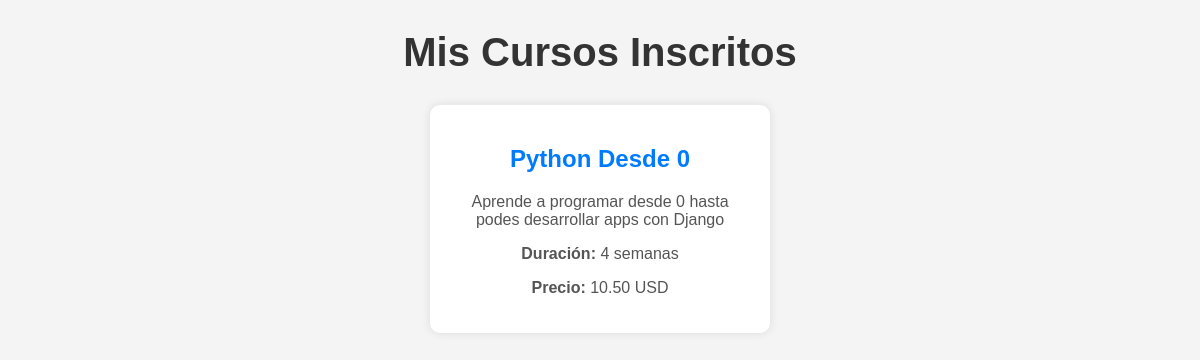
The app's page /courses/my-courses/ (signed in), older data.
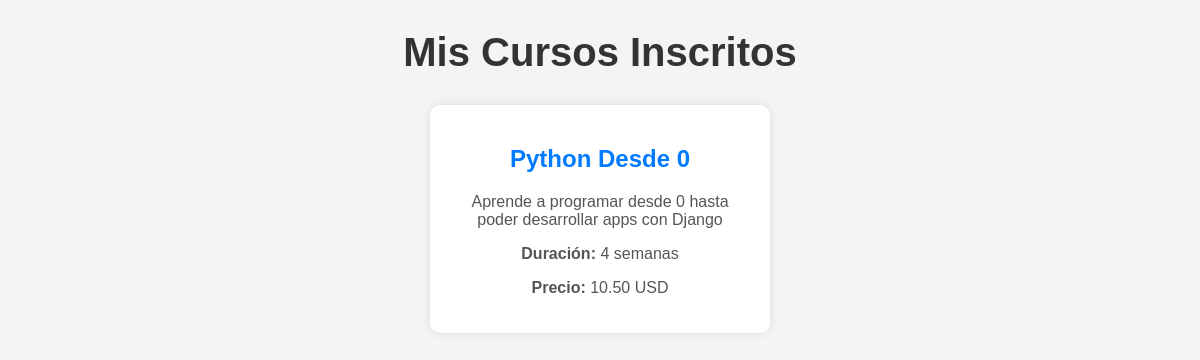
The same page, newer data.
### courses/models.py (models this page shows, shortened)
class Enrollment(models.Model):
    user = models.ForeignKey(settings.AUTH_USER_MODEL, on_delete=models.CASCADE)  # Usuario inscrito
    course = models.ForeignKey('Course', on_delete=models.CASCADE)  # Curso al que se inscribe
    enrolled_at = models.DateTimeField(auto_now_add=True)  # Fecha de inscripción

class Course(models.Model):
    title = models.CharField(max_length=200)# Nombre del curso
    description = models.TextField()# Descripción del curso
    price = models.DecimalField(max_digits=6, decimal_places=2, null=True, blank=True)# Precio opcional
    duration = models.CharField(max_length=50, null=True, blank=True) # Duración del curso (ejemplo: "4 semanas")
    created_at = models.DateTimeField(auto_now_add=True) # Fecha de creación

### courses/views.py (the view)
# urls.py: path('my-courses/', enrolled_courses, name='enrolled_courses'),
@login_required
def enrolled_courses(request):
    courses = Enrollment.objects.filter(user=request.user).select_related('course')
    return render(request, 'courses/enrolled_courses.html', {'courses': courses})

### courses/templates/courses/enrolled_courses.html (shortened to what this page needs)
{% load static %}
<!DOCTYPE html>
<html lang="es">
<head>
    <link rel="stylesheet" href="{% static 'css/courses.css' %}">
</head>
<body>
    <h1>Mis Cursos Inscritos</h1>
    {% if courses %}
        <div class="course-list">
            {% for enrollment in courses %}
            <div class="course-card">
                <h2>{{ enrollment.course.title }}</h2>
                <p>{{ enrollment.course.description }}</p>
                <p><strong>Duración:</strong> {{ enrollment.course.duration }}</p>
                <p><strong>Precio:</strong> {{ enrollment.course.price }} USD</p>
            </div>
            {% endfor %}
        </div>
    {% else %}
        <p>No estás inscrito en ningún curso aún.</p>
        <p><a href="{% url 'course_list' %}" class="btn">Ver Cursos Disponibles</a></p>
    {% endif %}
</body>
</html>

Row changes from the older to the newer data that the page shows:
changed through a linked row, Enrollment "Python Desde 0": course.description "Aprende a programar desde 0 hasta podes desarrollar apps con Django" → "Aprende a programar desde 0 hasta poder desarrollar apps con Django"
